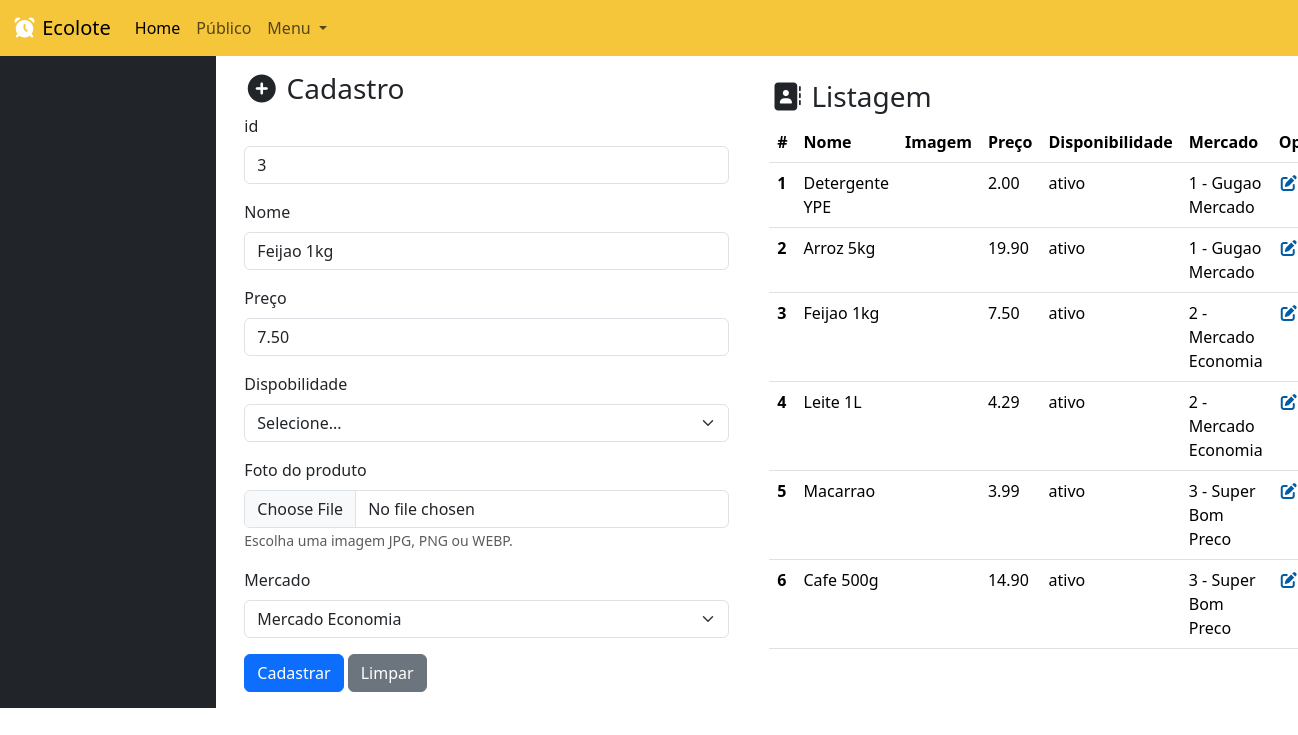
Page /produto.php?id=3 (signed in) on the committed database.
### tables this page shows
CREATE TABLE IF NOT EXISTS produto(
    id INT PRIMARY KEY AUTO_INCREMENT,
    nome VARCHAR(120),
    preco DECIMAL(10,2),
    disponibilidade VARCHAR(30) NOT NULL,
    imagem VARCHAR(255),
    mercado_id INT NOT NULL,
    FOREIGN KEY (mercado_id) REFERENCES mercado(id)
);

CREATE TABLE IF NOT EXISTS mercado (
    id INT PRIMARY KEY AUTO_INCREMENT,
    nome VARCHAR(120) NOT NULL,
    cnpj VARCHAR(20) NOT NULL,
    email VARCHAR(120) NOT NULL,
    senha VARCHAR(120) NOT NULL,
    endereco VARCHAR(200) NOT NULL,
    telefone VARCHAR(20) NOT NULL,
    foto VARCHAR(255),
    mapa VARCHAR(255)
);

### produto.php (the view, shortened to what this page needs)
<?php
  include './backend/conexao.php';
  $destino = "./backend/produto/inserir.php";
  if(!empty($_GET['id'])){
    $id = $_GET['id'];
    $sql = "SELECT * FROM produto WHERE id='$id' ";
    $dados = mysqli_query($conexao, $sql);
    $produtos = mysqli_fetch_assoc($dados);
    $destino = "./backend/produto/alterar.php";
  }
?>
<!doctype html>
<html lang="pt-br">
  <head>
    <link href="https://cdn.jsdelivr.net/npm/bootstrap@5.3.8/dist/css/bootstrap.min.css" rel="stylesheet">
    <link rel="stylesheet" href="./assets/estilo.css">
    <link rel="stylesheet" href="https://cdnjs.cloudflare.com/ajax/libs/font-awesome/7.0.1/css/all.min.css" />
    <link rel="stylesheet" href="https://cdn.datatables.net/2.3.7/css/dataTables.dataTables.css" />
</head>
<body>
<?php include './modulos/menu_superior.php' ?>
   <div class="container-fluid">
        <div class="row">
            <div class="col-md-2 bg-dark">
            </div>
            <div class="col-md-5">
              <form action="<?=$destino?>" method="post" enctype="multipart/form-data" class="p-3">
                <h3> <i class="fa-solid fa-circle-plus"></i> Cadastro </h3>
                 <div class="mb-3">
                    <label class="form-label"> id </label>
                    <input value="<?php echo isset($produtos) ? $produtos['id'] : "" ?>" type="text" name="id" class="form-control" readonly>
                </div>
                <div class="mb-3">
                    <label class="form-label"> Nome </label>
                    <input value="<?php echo isset($produtos) ? $produtos['nome'] : "" ?>" type="text" name="nome" class="form-control">
                </div>
                 <div class="mb-3">
                    <label class="form-label"> Preço </label>
                    <input value="<?php echo isset($produtos) ? $produtos['preco'] : "" ?>" type="text" name="preco" class="form-control">
                </div>
                <div class="mb-3">
                    <label class="form-label"> Dispobilidade </label>
                    <select class="form-select" name="disponibilidade">
                      <option value="selecione"> Selecione... </option>
                    </select>
                  </div>
                <div class="mb-3">
                    <label class="form-label"> Foto do produto </label>
                    <input type="file" name="imagem" id="imagem" class="form-control" accept="image/*" onchange="mostrarPreview(this, 'previewImagem')">
                    <small class="text-muted">Escolha uma imagem JPG, PNG ou WEBP.</small>
                </div>
                <div class="mb-3">
                  <label class="form-label"> Mercado </label>
                    <select name="mercado" class="form-select">
                      <?php
                        $busca = mysqli_query($conexao, "SELECT * FROM mercado");
                        $mercadoSelecionado = $produtos['mercado_id'] ?? '';
                        while($mercado = $busca->fetch_assoc()){
                        $selected = ($mercadoSelecionado == $mercado['id']) ? 'selected' : '';
                      ?>
                      <option value="<?=$mercado['id']?>" <?=$selected ?>>
                      <?=$mercado['nome']?>
                    </option>
                      <?php } ?>
                    </select>
                </div>
                <button type="submit" class="btn btn-primary"> Cadastrar </button>
                <button type="reset" class="btn btn-secondary"> Limpar </button>
            </form>
            </div>
            <div class="col-md-5">
              <br>
              <h3> <i class="fa-solid fa-address-book"></i> Listagem </h3>
              <table class="table" id="tabela">
              <thead>
                <tr>
                  <th scope="col">#</th>
                  <th scope="col">Nome</th>
                  <th scope="col">Imagem</th>
                  <th scope="col">Preço</th>
                  <th scope="col">Disponibilidade</th>
                  <th scope="col">Mercado</th>
                  <th scope="col">Opções</th>
                </tr>
              </thead>
              <tbody>
                <?php
                  $sql = 'SELECT * FROM produto';
                  $dados = mysqli_query($conexao, $sql);
                  while($coluna = mysqli_fetch_assoc($dados)){
                ?>
                <tr>
                  <th scope="row"> <?php echo $coluna['id'] ?> </th>
                  <td> <?php echo $coluna['nome'] ?></td>
                  <td>
                  </td>
                  <td> <?php echo $coluna['preco'] ?></td>
                  <td> <?php echo $coluna['disponibilidade'] ?></td>
                  <td>
                  <?php
                  $buscamercado = mysqli_query($conexao, "SELECT * FROM mercado WHERE id=".$coluna['mercado_id']);
                  $mercado = mysqli_fetch_assoc($buscamercado);
                  echo $mercado['id'];
                  echo " - ";
                  echo $mercado['nome'];
                  ?>
                  </td>
                  <td>
                    <a href="./produto.php?id=<?=$coluna['id']?>"> <i class="fa-solid fa-pen-to-square" style="color: rgb(1, 92, 164);"></i> </a>
                  </td>
                </tr>
              <?php } ?>
              </tbody>
            </table>
            </div>
        </div>
   </div>
</body>
</html>

### assets/estilo.css (style rules this page uses)
body { margin: 0; padding: 0; }

### rows in the picture
produto: id "3", nome "Feijao 1kg", preco "7.50", disponibilidade "ativo", mercado "2", mercado.nome "Mercado Economia"
produto: id "1", nome "Detergente YPE", preco "2.00", disponibilidade "ativo", mercado "1", mercado.nome "Gugao Mercado"
produto: id "2", nome "Arroz 5kg", preco "19.90", disponibilidade "ativo", mercado "1", mercado.nome "Gugao Mercado"
produto: id "4", nome "Leite 1L", preco "4.29", disponibilidade "ativo", mercado "2", mercado.nome "Mercado Economia"
produto: id "5", nome "Macarrao", preco "3.99", disponibilidade "ativo", mercado "3", mercado.nome "Super Bom Preco"
produto: id "6", nome "Cafe 500g", preco "14.90", disponibilidade "ativo", mercado "3", mercado.nome "Super Bom Preco"

### other values in the picture
form field mercado "Mercado Economia"
